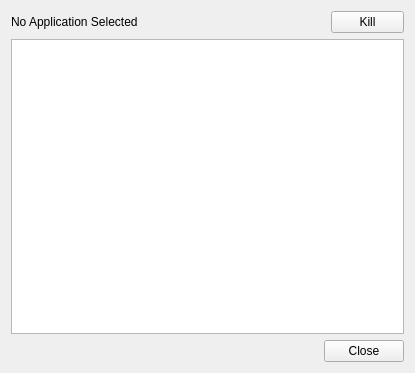
<?xml version="1.0" encoding="UTF-8"?>
<ui version="4.0">
 <class>AppManagerUi</class>
 <widget class="QWidget" name="AppManagerUi">
  <property name="geometry">
   <rect>
    <x>0</x>
    <y>0</y>
    <width>415</width>
    <height>373</height>
   </rect>
  </property>
  <property name="windowTitle">
   <string>Task Manager</string>
  </property>
  <layout class="QVBoxLayout" name="verticalLayout">
   <item>
    <widget class="QWidget" name="widget" native="true">
     <layout class="QHBoxLayout" name="horizontalLayout">
      <property name="margin">
       <number>0</number>
      </property>
      <item>
       <widget class="QLabel" name="PagesNumberLabel">
        <property name="text">
         <string>No Application Selected</string>
        </property>
       </widget>
      </item>
      <item>
       <widget class="QPushButton" name="kill_btn">
        <property name="maximumSize">
         <size>
          <width>73</width>
          <height>16777215</height>
         </size>
        </property>
        <property name="text">
         <string>Kill</string>
        </property>
       </widget>
      </item>
     </layout>
    </widget>
   </item>
   <item>
    <widget class="QListWidget" name="listWidget">
     <property name="iconSize">
      <size>
       <width>32</width>
       <height>32</height>
      </size>
     </property>
    </widget>
   </item>
   <item>
    <widget class="QDialogButtonBox" name="buttonBox">
     <property name="standardButtons">
      <set>QDialogButtonBox::Close</set>
     </property>
    </widget>
   </item>
  </layout>
 </widget>
 <resources/>
 <connections/>
</ui>
